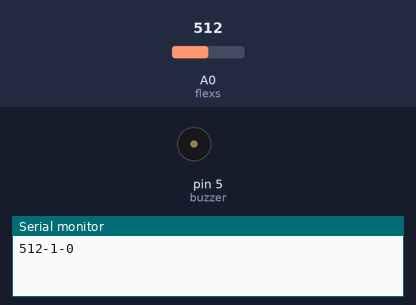
Simulated run of this sketch. Board: Arduino Uno, built with avr-gcc and run on an emulated ATmega328P. On the bench: buzzer (waves = sounding), the last lines printed to the serial monitor. The test bench sets the inputs (shaded band); at power-on: A0 (flexs) = 512.

Above: at 0.1 s.
At 10.1 s:
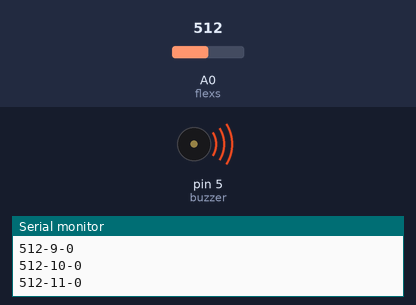
Timing chart, 0 to 11.6 s (numbered marks = the images above):
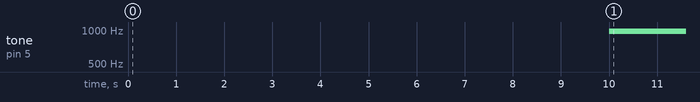

The sketch:

Erect_Assistant.ino
```cpp
int flexs = A0;
int data = 0;
int buzzer = 5;
int Correct_count = 0;
int Wrong_count =0;
int count=0;
int cnt = 0;

void setup() {
  Serial.begin(9600);
  pinMode(flexs, INPUT);
  pinMode(buzzer,OUTPUT);
}
void loop() {
  data = analogRead(flexs);
  // Serial.print("Data value=");
  Serial.print(data);
  Serial.print("-");
  if (data < 40 || data > 45){
    Wrong_count++;
    count++;
    if(count>10){
      analogWrite(buzzer,150);
      count = 0;
    }
  }
  if( data >= 40 && data <= 45){
    Correct_count++;
    cnt++;
    if(cnt>20){
      analogWrite(buzzer,150);
      cnt = 0;
    }
    else{
    analogWrite(buzzer,0);
    }
  }

  Serial.print(Wrong_count);
  Serial.print("-");
  // Serial.print("  Correct_count=");
  Serial.print(Correct_count);
  Serial.println();
  delay(1000);
}
```

Measured:
- by itself, tone on pin 5 (buzzer): silent → 977 Hz at 10.0 s
